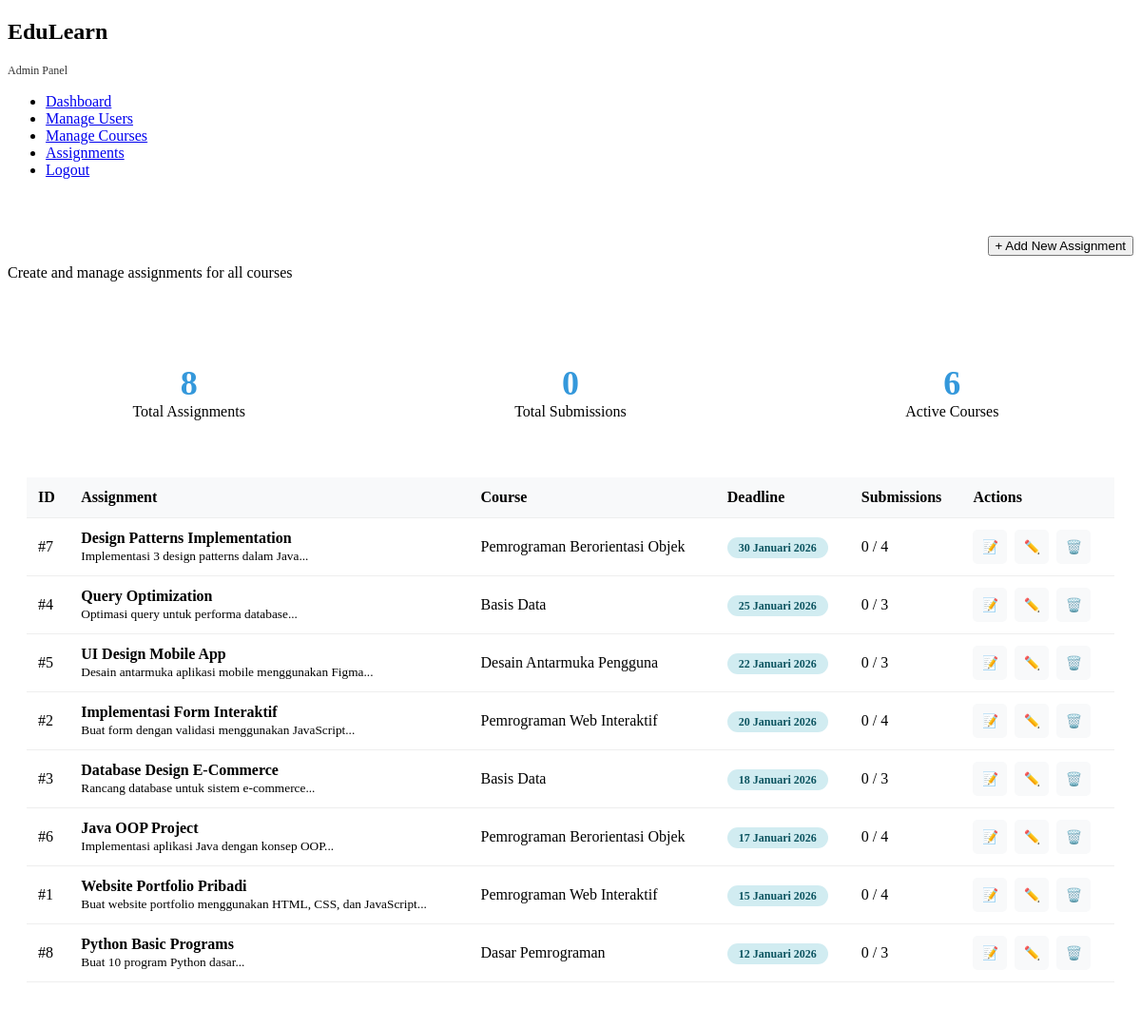
The app's page /admin/assignments.php (signed in) with its own data.
### tables this page shows
CREATE TABLE tugas (
    tugas_id INT AUTO_INCREMENT PRIMARY KEY,
    mk_id INT NOT NULL,
    judul VARCHAR(200) NOT NULL,
    deskripsi TEXT,
    deadline DATETIME NOT NULL,
    max_score INT DEFAULT 100,
    created_at TIMESTAMP DEFAULT CURRENT_TIMESTAMP,
    updated_at TIMESTAMP DEFAULT CURRENT_TIMESTAMP ON UPDATE CURRENT_TIMESTAMP,
    FOREIGN KEY (mk_id) REFERENCES mata_kuliah(mk_id) ON DELETE CASCADE,
    INDEX idx_deadline (deadline),
    INDEX idx_mk (mk_id)
);

CREATE TABLE mata_kuliah (
    mk_id INT AUTO_INCREMENT PRIMARY KEY,
    kode_mk VARCHAR(20) UNIQUE NOT NULL,
    nama_mk VARCHAR(100) NOT NULL,
    deskripsi TEXT,
    sks INT NOT NULL,
    semester INT NOT NULL,
    dosen_id INT,
    status ENUM('aktif', 'draft', 'arsip') DEFAULT 'aktif',
    created_at TIMESTAMP DEFAULT CURRENT_TIMESTAMP,
    updated_at TIMESTAMP DEFAULT CURRENT_TIMESTAMP ON UPDATE CURRENT_TIMESTAMP,
    FOREIGN KEY (dosen_id) REFERENCES dosen(dosen_id) ON DELETE SET NULL,
    INDEX idx_semester (semester),
    INDEX idx_status (status)
);

### includes/functions.php (called while the page is built, shortened)
<?php
function escape_html($string) {
    return htmlspecialchars($string, ENT_QUOTES, 'UTF-8');
}
function format_date($date, $withTime = false) {
    $timestamp = strtotime($date);
    $months = [
        1 => 'Januari', 'Februari', 'Maret', 'April', 'Mei', 'Juni',
        'Juli', 'Agustus', 'September', 'Oktober', 'November', 'Desember'
    ];
    $day = date('d', $timestamp);
    $month = $months[(int)date('n', $timestamp)];
    $year = date('Y', $timestamp);
    $formatted = "$day $month $year";
    return $formatted;
}

### admin/assignments.php (the view, shortened to what this page needs)
<?php
require_once '../includes/functions.php';
$db = getDB();
$stmt = $db->query("
    SELECT
        t.*,
        mk.nama_mk,
        mk.kode_mk,
        (SELECT COUNT(*) FROM enrollments WHERE mk_id = t.mk_id) as total_students,
        (SELECT COUNT(*) FROM submissions WHERE tugas_id = t.tugas_id) as total_submissions
    FROM tugas t
    INNER JOIN mata_kuliah mk ON t.mk_id = mk.mk_id
    ORDER BY t.deadline DESC
");
$assignments = $stmt->fetchAll();
$coursesStmt = $db->query("SELECT mk_id, nama_mk, kode_mk FROM mata_kuliah WHERE status = 'aktif' ORDER BY nama_mk");
$courses = $coursesStmt->fetchAll();
$total_assignments = count($assignments);
$total_submissions = array_sum(array_column($assignments, 'total_submissions'));
?>
<!DOCTYPE html>
<html lang="id">
<head>
    <link rel="stylesheet" href="../assets/css/adminindex.css">
</head>
<body>
<div class="app-container">
    <aside class="sidebar admin-sidebar">
        <div class="sidebar-header">
            <h1>EduLearn</h1>
            <p style="font-size: 12px; opacity: 0.8;">Admin Panel</p>
        </div>
        <ul class="sidebar-nav">
            <li><a href="dashboard.php">Dashboard</a></li>
            <li><a href="users.php">Manage Users</a></li>
            <li><a href="courses.php">Manage Courses</a></li>
            <li class="active"><a href="assignments.php">Assignments</a></li>
            <li><a href="../auth/logout.php">Logout</a></li>
        </ul>
    </aside>
    <main class="main-content">
        <div class="admin-header">
            <div class="admin-title">
                <h1>Manage Assignments</h1>
                <p>Create and manage assignments for all courses</p>
            </div>
            <div class="admin-actions">
                <button class="btn btn-primary" onclick="showAddModal()">+ Add New Assignment</button>
            </div>
        </div>
        <div class="stats-overview">
            <div class="stat-box">
                <div class="stat-number"><?= $total_assignments ?></div>
                <div>Total Assignments</div>
            </div>
            <div class="stat-box">
                <div class="stat-number"><?= $total_submissions ?></div>
                <div>Total Submissions</div>
            </div>
            <div class="stat-box">
                <div class="stat-number"><?= count($courses) ?></div>
                <div>Active Courses</div>
            </div>
        </div>
        <div class="admin-table-container">
            <table class="admin-table">
                <thead>
                    <tr>
                        <th>ID</th>
                        <th>Assignment</th>
                        <th>Course</th>
                        <th>Deadline</th>
                        <th>Submissions</th>
                        <th>Actions</th>
                    </tr>
                </thead>
                <tbody>
                    <?php foreach ($assignments as $assignment): ?>
                        <?php
                        $deadline = strtotime($assignment['deadline']);
                        $days_diff = floor(($deadline - time()) / 86400);
                        if ($days_diff < 0) {
                            $badge_class = 'deadline-past';
                            $badge_text = 'Passed';
                        } elseif ($days_diff <= 3) {
                            $badge_class = 'deadline-upcoming';
                            $badge_text = $days_diff . ' days';
                        } else {
                            $badge_class = 'deadline-future';
                            $badge_text = format_date($assignment['deadline']);
                        }
                        ?>
                    <tr>
                        <td>#<?= $assignment['tugas_id'] ?></td>
                        <td>
                            <strong><?= escape_html($assignment['judul']) ?></strong>
                            <?php if ($assignment['deskripsi']): ?>
                            <br><small><?= escape_html(substr($assignment['deskripsi'], 0, 60)) ?>...</small>
                            <?php endif; ?>
                        </td>
                        <td><?= escape_html($assignment['nama_mk']) ?></td>
                        <td><span class="deadline-badge <?= $badge_class ?>"><?= $badge_text ?></span></td>
                        <td><?= $assignment['total_submissions'] ?> / <?= $assignment['total_students'] ?></td>
                        <td>
                            <div class="action-buttons">
                                <button class="btn-icon" onclick="viewSubmissions(<?= $assignment['tugas_id'] ?>)" title="View Submissions">📝</button>
                                <button class="btn-icon" onclick="editAssignment(<?= $assignment['tugas_id'] ?>)" title="Edit">✏️</button>
                                <button class="btn-icon" onclick="deleteAssignment(<?= $assignment['tugas_id'] ?>, '<?= escape_html($assignment['judul']) ?>')" style="color:#dc3545" title="Delete">🗑️</button>
                            </div>
                        </td>
                    </tr>
                    <?php endforeach; ?>
                </tbody>
            </table>
        </div>
    </main>
</div>
</body>
</html>

### assets/css/adminindex.css (style rules this page uses)
.admin-header { display: flex; justify-content: space-between; align-items: center; margin-bottom: 30px; padding-bottom: 20px; border-bottom: 2px solid var(--border-color); }
.admin-title h1 { font-size: 32px; background: var(--primary-gradient); -webkit-background-clip: text; -webkit-text-fill-color: transparent; background-clip: text; margin-bottom: 5px; }
.admin-actions { display: flex; gap: 10px; }
.admin-table-container { background: var(--card-bg); border-radius: var(--border-radius); padding: 25px; box-shadow: var(--shadow); margin-bottom: 30px; overflow-x: auto; }
.admin-table { width: 100%; border-collapse: collapse; }
.admin-table thead { background-color: var(--body-bg); }
.admin-table th { padding: 15px; text-align: left; font-weight: 600; color: var(--text-primary); border-bottom: 2px solid var(--border-color); white-space: nowrap; }
.admin-table td { padding: 15px; border-bottom: 1px solid var(--border-color); color: var(--text-secondary); }
.action-buttons { display: flex; gap: 8px; }
.btn-icon { width: 36px; height: 36px; border-radius: 8px; display: flex; align-items: center; justify-content: center; cursor: pointer; border: none; font-size: 16px; transition: all 0.3s ease; }

### admin/assignments.php (style rules this page uses)
.admin-table-container { background: white; border-radius: 10px; padding: 20px; margin-top: 20px; }
.admin-table { width: 100%; border-collapse: collapse; }
.admin-table th, .admin-table td { padding: 12px; text-align: left; border-bottom: 1px solid #eee; }
.admin-table th { background: #f8f9fa; font-weight: 600; }
.action-buttons { display: flex; gap: 8px; }
.btn-icon { padding: 6px 10px; border: none; border-radius: 5px; cursor: pointer; background: #f8f9fa; font-size: 14px; }
.stats-overview { display: grid; grid-template-columns: repeat(3, 1fr); gap: 20px; margin: 20px 0; }
.stat-box { background: white; padding: 20px; border-radius: 10px; text-align: center; }
.stat-number { font-size: 36px; font-weight: bold; color: #3498db; }
.deadline-badge { padding: 4px 12px; border-radius: 15px; font-size: 12px; font-weight: 600; }
.deadline-future { background: #d1ecf1; color: #0c5460; }

### records on screen
tugas: tugas_id "7", judul "Design Patterns Implementation", deskripsi "Implementasi 3 design patterns dalam Java", mk.nama_mk "Pemrograman Berorientasi Objek", deadline "30 Januari 2026", total_submissions "0", total_students "4"
tugas: tugas_id "4", judul "Query Optimization", deskripsi "Optimasi query untuk performa database", mk.nama_mk "Basis Data", deadline "25 Januari 2026", total_submissions "0", total_students "3"
tugas: tugas_id "5", judul "UI Design Mobile App", deskripsi "Desain antarmuka aplikasi mobile menggunakan Figma", mk.nama_mk "Desain Antarmuka Pengguna", deadline "22 Januari 2026", total_submissions "0", total_students "3"
tugas: tugas_id "2", judul "Implementasi Form Interaktif", deskripsi "Buat form dengan validasi menggunakan JavaScript", mk.nama_mk "Pemrograman Web Interaktif", deadline "20 Januari 2026", total_submissions "0", total_students "4"
tugas: tugas_id "3", judul "Database Design E-Commerce", deskripsi "Rancang database untuk sistem e-commerce", mk.nama_mk "Basis Data", deadline "18 Januari 2026", total_submissions "0", total_students "3"
tugas: tugas_id "6", judul "Java OOP Project", deskripsi "Implementasi aplikasi Java dengan konsep OOP", mk.nama_mk "Pemrograman Berorientasi Objek", deadline "17 Januari 2026", total_submissions "0", total_students "4"
tugas: tugas_id "1", judul "Website Portfolio Pribadi", deskripsi "Buat website portfolio menggunakan HTML, CSS, dan JavaScript", mk.nama_mk "Pemrograman Web Interaktif", deadline "15 Januari 2026", total_submissions "0", total_students "4"
tugas: tugas_id "8", judul "Python Basic Programs", deskripsi "Buat 10 program Python dasar", mk.nama_mk "Dasar Pemrograman", deadline "12 Januari 2026", total_submissions "0", total_students "3"

### other values on screen
$total_assignments "8"
$total_submissions "0"
count($courses) "6"
